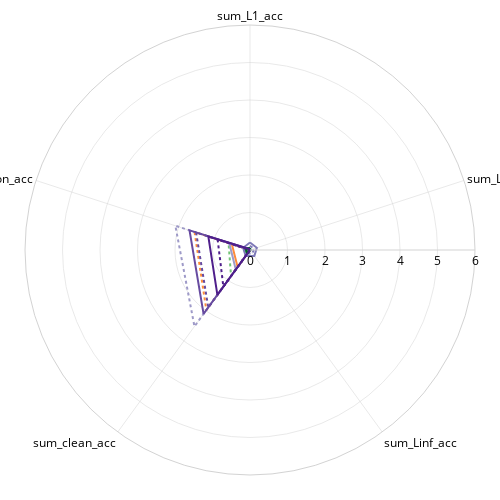

The cell this chart's notebook holds for it:
### Code cell
from matplotlib import cm
from matplotlib.colors import to_hex
import re


import pandas as pd
import numpy as np
import plotly.graph_objects as go
import plotly.express as px


import pandas as pd

df1 = grouped_df.copy()

metrics_to_sum = ["L1_acc", "L2_acc", "Linf_acc", "clean_acc", "common_acc"]

for metric in metrics_to_sum:
    metric_cols = [col for col in df1.columns if col[1] == metric]
    df1[f'sum_{metric}'] = df1[metric_cols].sum(axis=1)

df_per_row_sums = df1[[f'sum_{m}' for m in metrics_to_sum]]

df_per_row_sums.columns = df_per_row_sums.columns.get_level_values(0)

df_per_row_sums.columns.name = 'metric'

df_per_row_sums


# Your model type mapping
model_type_map = {
    'convnext_base': "fully convolutional",
    'convnext_tiny': "fully convolutional",
    'deit_small': "fully attention",
    'vit_base': "fully attention",
    'vit_small': "fully attention",
    'resnet50': "fully convolutional",
    'eva02_base': "fully attention",
    'eva02_tiny': "fully attention",
    'swin_base': "fully attention",
    'swin_tiny': "fully attention",
    'coatnet_0': "hybrid",
    'coatnet_2': "hybrid",
    'regnetx_004': "fully convolutional",
    'efficientnet-b0': "fully convolutional", 
    'deit_tiny': "fully attention",
    'mobilevit-small': "hybrid",
    'mobilenetv3': "fully convolutional",
    'edgenext_small': "fully convolutional",
    'coat_tiny': "hybrid",
}

# Colormap for each model type
type_to_cmap = {
    'fully convolutional': cm.Purples,     # deep violet → lavender
    'fully attention': cm.Oranges,         # strong orange → light peach
    'hybrid': cm.Greens                    # forest → mint
}

# Extract base backbone name from full backbone string
def extract_base_name(backbone_name):
    for base in model_type_map:
        if base in backbone_name:
            return base
    return 'unknown'

# Get all unique backbones
backbones = sorted(set(backbone for backbone, _ in df_per_row_sums.index))

# Map backbones to model type
backbone_model_type = {b: model_type_map.get(extract_base_name(b), 'unknown') for b in backbones}

# Assign gradient color per backbone based on model type
color_map = {}
for model_type in ['fully convolutional', 'fully attention', 'hybrid']:
    bks = [bk for bk in backbones if backbone_model_type[bk] == model_type]
    n = len(bks)
    for i, bk in enumerate(bks):
        start, end = 0.5, 0.9  # avoid very light or very dark edges
        position = start + (end - start) * (i / max(n - 1, 1))
        color = to_hex(type_to_cmap[model_type](position))
        color_map[bk] = color


# Define metrics
metrics = ['sum_L1_acc', 'sum_L2_acc', 'sum_Linf_acc', 'sum_clean_acc', 'sum_common_acc']

# Create a list of unique backbones (regardless of loss)
unique_backbones = sorted(set(backbone for backbone, _ in df_per_row_sums.index))

# # Assign a unique color to each backbone
# color_palette = px.colors.qualitative.Plotly
# color_map = dict(zip(unique_backbones, color_palette * (len(unique_backbones) // len(color_palette) + 1)))

# Define line styles per loss function
line_styles = {
    'CLASSIC_AT': 'solid',
    'TRADES_v2': 'dot'
}

# Create the radar plot

from plotly.colors import qualitative
color_palette = qualitative.Bold

# Get unique backbones
unique_backbones = sorted(set(backbone for backbone, _ in df_per_row_sums.index))

# Assign colors per backbone
# color_map = dict(zip(unique_backbones, color_palette * (len(unique_backbones) // len(color_palette) + 1)))

fig = go.Figure()

for (backbone, loss), row in df_per_row_sums.iterrows():
    fig.add_trace(go.Scatterpolar(
        r=row.tolist() + [row.tolist()[0]],  # Close the loop
        theta=metrics + [metrics[0]],
        mode='lines',
        name=f"{backbone} ({loss})",
        line=dict(
            width=2,
            color=color_map[backbone],
            dash=line_styles.get(loss, 'solid')
        )
    ))

fig.update_layout(
    width=500, 
    height=500,
    paper_bgcolor='white',
    plot_bgcolor='white',
    polar=dict(
        radialaxis=dict(
            visible=True,
            range=[0, 6],
            showline=True,
            linewidth=1,
            linecolor="lightgrey",
            gridcolor="lightgrey",
            gridwidth=0.5,
        ),
        angularaxis=dict(
            direction="clockwise",
            showline=True,
            linewidth=1,
            linecolor="lightgrey",
            gridcolor="lightgrey",
            gridwidth=0.5,
        ),
        bgcolor='white'
    ),
    legend=dict(
        x=0,
        y=1.0,
        xanchor='left',
        yanchor='top',
        bgcolor='rgba(255,255,255,0.9)',
        bordercolor='lightgrey',
        borderwidth=1,
        font=dict(size=11),
    ),
    showlegend=False,
    font=dict(color='black'),
    margin=dict(l=25, r=25, t=25, b=25)  # <<< reduced margins
)



fig.show()

fig.write_image("./radar_plot_{}_{}.png".format(size, pn2), scale=3  )                # upscale for higher DPI (1 = default)

### Figure 1 — Plotly figure (JSON) as saved in the notebook; plotly's stock layout.template omitted (floating-point values rounded to 4 significant figures)
{"data": [{"line": {"color": "#73c476", "dash": "solid", "width": 2}, "mode": "lines", "name": "coat_tiny.in1k (CLASSIC_AT)", "r": [0, 0, 0, 0.1779, 0.175, 0], "theta": ["sum_L1_acc", "sum_L2_acc", "sum_Linf_acc", "sum_clean_acc", "sum_common_acc", "sum_L1_acc"], "type": "scatterpolar"}, {"line": {"color": "#73c476", "dash": "dot", "width": 2}, "mode": "lines", "name": "coat_tiny.in1k (TRADES_v2)", "r": [0, 0, 0, 0.8607, 0.6015, 0], "theta": ["sum_L1_acc", "sum_L2_acc", "sum_Linf_acc", "sum_clean_acc", "sum_common_acc", "sum_L1_acc"], "type": "scatterpolar"}, {"line": {"color": "#fd8c3b", "dash": "solid", "width": 2}, "mode": "lines", "name": "deit_tiny_patch16_224.fb_in1k (CLASSIC_AT)", "r": [0, 0, 0, 0.5623, 0.5104, 0], "theta": ["sum_L1_acc", "sum_L2_acc", "sum_Linf_acc", "sum_clean_acc", "sum_common_acc", "sum_L1_acc"], "type": "scatterpolar"}, {"line": {"color": "#fd8c3b", "dash": "dot", "width": 2}, "mode": "lines", "name": "deit_tiny_patch16_224.fb_in1k (TRADES_v2)", "r": [0, 0, 0, 1.98, 1.555, 0], "theta": ["sum_L1_acc", "sum_L2_acc", "sum_Linf_acc", "sum_clean_acc", "sum_common_acc", "sum_L1_acc"], "type": "scatterpolar"}, {"line": {"color": "#9e9ac8", "dash": "solid", "width": 2}, "mode": "lines", "name": "edgenext_small.usi_in1k (CLASSIC_AT)", "r": [0, 0, 0, 0.645, 0.5805, 0], "theta": ["sum_L1_acc", "sum_L2_acc", "sum_Linf_acc", "sum_clean_acc", "sum_common_acc", "sum_L1_acc"], "type": "scatterpolar"}, {"line": {"color": "#9e9ac8", "dash": "dot", "width": 2}, "mode": "lines", "name": "edgenext_small.usi_in1k (TRADES_v2)", "r": [0, 0, 0, 2.52, 2.093, 0], "theta": ["sum_L1_acc", "sum_L2_acc", "sum_Linf_acc", "sum_clean_acc", "sum_common_acc", "sum_L1_acc"], "type": "scatterpolar"}, {"line": {"color": "#7e79b8", "dash": "solid", "width": 2}, "mode": "lines", "name": "efficientnet-b0 (CLASSIC_AT)", "r": [0.1986, 0.1916, 0.1966, 0.1966, 0.1916, 0.1986], "theta": ["sum_L1_acc", "sum_L2_acc", "sum_Linf_acc", "sum_clean_acc", "sum_common_acc", "sum_L1_acc"], "type": "scatterpolar"}, {"line": {"color": "#7e79b8", "dash": "dot", "width": 2}, "mode": "lines", "name": "efficientnet-b0 (TRADES_v2)", "r": [0.1146, 0.1126, 0.1146, 0.1146, 0.08605, 0.1146], "theta": ["sum_L1_acc", "sum_L2_acc", "sum_Linf_acc", "sum_clean_acc", "sum_common_acc", "sum_L1_acc"], "type": "scatterpolar"}, {"line": {"color": "#674ba0", "dash": "solid", "width": 2}, "mode": "lines", "name": "mobilenetv3_large_100.ra_in1k (CLASSIC_AT)", "r": [0.02338, 0, 0, 2.107, 1.695, 0.02338], "theta": ["sum_L1_acc", "sum_L2_acc", "sum_Linf_acc", "sum_clean_acc", "sum_common_acc", "sum_L1_acc"], "type": "scatterpolar"}, {"line": {"color": "#674ba0", "dash": "dot", "width": 2}, "mode": "lines", "name": "mobilenetv3_large_100.ra_in1k (TRADES_v2)", "r": [0.001, 0, 0, 1.894, 1.511, 0.001], "theta": ["sum_L1_acc", "sum_L2_acc", "sum_Linf_acc", "sum_clean_acc", "sum_common_acc", "sum_L1_acc"], "type": "scatterpolar"}, {"line": {"color": "#006428", "dash": "solid", "width": 2}, "mode": "lines", "name": "mobilevit-small (CLASSIC_AT)", "r": [0.05405, 0.01176, 0, 0.1251, 0.126, 0.05405], "theta": ["sum_L1_acc", "sum_L2_acc", "sum_Linf_acc", "sum_clean_acc", "sum_common_acc", "sum_L1_acc"], "type": "scatterpolar"}, {"line": {"color": "#006428", "dash": "dot", "width": 2}, "mode": "lines", "name": "mobilevit-small (TRADES_v2)", "r": [0.03981, 0.01, 0.004, 0.1095, 0.1171, 0.03981], "theta": ["sum_L1_acc", "sum_L2_acc", "sum_Linf_acc", "sum_clean_acc", "sum_common_acc", "sum_L1_acc"], "type": "scatterpolar"}, {"line": {"color": "#4f1f8b", "dash": "solid", "width": 2}, "mode": "lines", "name": "regnetx_004.pycls_in1k (CLASSIC_AT)", "r": [0.018, 0, 0, 1.479, 1.168, 0.018], "theta": ["sum_L1_acc", "sum_L2_acc", "sum_Linf_acc", "sum_clean_acc", "sum_common_acc", "sum_L1_acc"], "type": "scatterpolar"}, {"line": {"color": "#4f1f8b", "dash": "dot", "width": 2}, "mode": "lines", "name": "regnetx_004.pycls_in1k (TRADES_v2)", "r": [0, 0, 0, 1.209, 0.9072, 0], "theta": ["sum_L1_acc", "sum_L2_acc", "sum_Linf_acc", "sum_clean_acc", "sum_common_acc", "sum_L1_acc"], "type": "scatterpolar"}], "layout": {"font": {"color": "black"}, "height": 500, "legend": {"bgcolor": "rgba(255,255,255,0.9)", "bordercolor": "lightgrey", "borderwidth": 1, "font": {"size": 11}, "x": 0, "xanchor": "left", "y": 1, "yanchor": "top"}, "margin": {"b": 25, "l": 25, "r": 25, "t": 25}, "paper_bgcolor": "white", "plot_bgcolor": "white", "polar": {"angularaxis": {"direction": "clockwise", "gridcolor": "lightgrey", "gridwidth": 0.5, "linecolor": "lightgrey", "linewidth": 1, "showline": true}, "bgcolor": "white", "radialaxis": {"gridcolor": "lightgrey", "gridwidth": 0.5, "linecolor": "lightgrey", "linewidth": 1, "range": [0, 6], "showline": true, "visible": true}}, "showlegend": false, "width": 500}}
